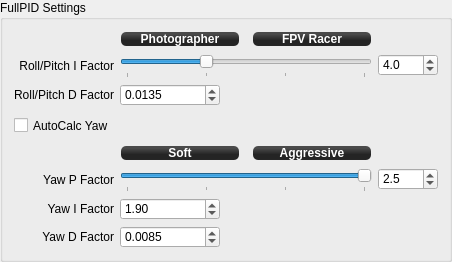
            <widget class="QGroupBox" name="groupBox_FullPids">
             <property name="enabled">
              <bool>true</bool>
             </property>
             <property name="sizePolicy">
              <sizepolicy hsizetype="Preferred" vsizetype="Minimum">
               <horstretch>0</horstretch>
               <verstretch>0</verstretch>
              </sizepolicy>
             </property>
             <property name="minimumSize">
              <size>
               <width>0</width>
               <height>0</height>
              </size>
             </property>
             <property name="title">
              <string>FullPID Settings</string>
             </property>
             <layout class="QGridLayout" name="gridLayout_2">
              <item row="0" column="1">
               <widget class="QLabel" name="label_53">
                <property name="sizePolicy">
                 <sizepolicy hsizetype="Preferred" vsizetype="Fixed">
                  <horstretch>0</horstretch>
                  <verstretch>0</verstretch>
                 </sizepolicy>
                </property>
                <property name="minimumSize">
                 <size>
                  <width>120</width>
                  <height>16</height>
                 </size>
                </property>
                <property name="maximumSize">
                 <size>
                  <width>120</width>
                  <height>16777215</height>
                 </size>
                </property>
                <property name="styleSheet">
                 <string notr="true">background-color: qlineargradient(spread:reflect, x1:0.507, y1:0, x2:0.507, y2:0.772, stop:0.208955 rgba(74, 74, 74, 255), stop:0.78607 rgba(36, 36, 36, 255));
color: rgb(255, 255, 255);
border-radius: 5;
margin:1px;
font:bold;</string>
                </property>
                <property name="text">
                 <string>Photographer</string>
                </property>
                <property name="alignment">
                 <set>Qt::AlignCenter</set>
                </property>
               </widget>
              </item>
              <item row="0" column="3">
               <widget class="QLabel" name="label_54">
                <property name="sizePolicy">
                 <sizepolicy hsizetype="Preferred" vsizetype="Fixed">
                  <horstretch>0</horstretch>
                  <verstretch>0</verstretch>
                 </sizepolicy>
                </property>
                <property name="minimumSize">
                 <size>
                  <width>120</width>
                  <height>16</height>
                 </size>
                </property>
                <property name="maximumSize">
                 <size>
                  <width>120</width>
                  <height>16777215</height>
                 </size>
                </property>
                <property name="styleSheet">
                 <string notr="true">background-color: qlineargradient(spread:reflect, x1:0.507, y1:0, x2:0.507, y2:0.772, stop:0.208955 rgba(74, 74, 74, 255), stop:0.78607 rgba(36, 36, 36, 255));
color: rgb(255, 255, 255);
border-radius: 5;
margin:1px;
font:bold;</string>
                </property>
                <property name="text">
                 <string>FPV Racer</string>
                </property>
                <property name="alignment">
                 <set>Qt::AlignCenter</set>
                </property>
               </widget>
              </item>
              <item row="1" column="0">
               <widget class="QLabel" name="fullPID_RP_I_FactorLabel">
                <property name="sizePolicy">
                 <sizepolicy hsizetype="Preferred" vsizetype="Preferred">
                  <horstretch>0</horstretch>
                  <verstretch>0</verstretch>
                 </sizepolicy>
                </property>
                <property name="minimumSize">
                 <size>
                  <width>80</width>
                  <height>0</height>
                 </size>
                </property>
                <property name="text">
                 <string>Roll/Pitch I Factor</string>
                </property>
                <property name="alignment">
                 <set>Qt::AlignRight|Qt::AlignTrailing|Qt::AlignVCenter</set>
                </property>
               </widget>
              </item>
              <item row="1" column="1" colspan="3">
               <widget class="QSlider" name="fullPID_RP_I_FactorSlider">
                <property name="minimumSize">
                 <size>
                  <width>0</width>
                  <height>25</height>
                 </size>
                </property>
                <property name="toolTip">
                 <string>Roll/Pitch I factor for full PID mode</string>
                </property>
                <property name="minimum">
                 <number>25</number>
                </property>
                <property name="maximum">
                 <number>40</number>
                </property>
                <property name="singleStep">
                 <number>1</number>
                </property>
                <property name="pageStep">
                 <number>5</number>
                </property>
                <property name="value">
                 <number>30</number>
                </property>
                <property name="sliderPosition">
                 <number>30</number>
                </property>
                <property name="orientation">
                 <enum>Qt::Horizontal</enum>
                </property>
                <property name="tickPosition">
                 <enum>QSlider::TicksBelow</enum>
                </property>
                <property name="tickInterval">
                 <number>5</number>
                </property>
                <property name="objrelation" stdset="0">
                 <stringlist>
                  <string>objname:TxPIDSettings</string>
                  <string>fieldname:PitchRollRateFactors</string>
                  <string>scale:0.1</string>
                  <string>element:I</string>
                 </stringlist>
                </property>
               </widget>
              </item>
              <item row="2" column="0">
               <widget class="QLabel" name="fullPID_RP_I_FactorLabel">
                <property name="sizePolicy">
                 <sizepolicy hsizetype="Preferred" vsizetype="Preferred">
                  <horstretch>0</horstretch>
                  <verstretch>0</verstretch>
                 </sizepolicy>
                </property>
                <property name="minimumSize">
                 <size>
                  <width>80</width>
                  <height>0</height>
                 </size>
                </property>
                <property name="text">
                 <string>Roll/Pitch D Factor</string>
                </property>
                <property name="alignment">
                 <set>Qt::AlignRight|Qt::AlignTrailing|Qt::AlignVCenter</set>
                </property>
               </widget>
              </item>
              <item row="2" column="1">
               <widget class="QDoubleSpinBox" name="fullPID_RP_D_FactorSpinBox">
                <property name="minimumSize">
                 <size>
                  <width>100</width>
                  <height>22</height>
                 </size>
                </property>
                <property name="maximumSize">
                 <size>
                  <width>60</width>
                  <height>22</height>
                 </size>
                </property>
                <property name="decimals">
                 <number>4</number>
                </property>
                <property name="minimum">
                 <double>0.000000000000000</double>
                </property>
                <property name="maximum">
                 <double>0.090000000000000</double>
                </property>
                <property name="singleStep">
                 <double>0.000500000000000</double>
                </property>
                <property name="value">
                 <double>0.013500000000000</double>
                </property>
                <property name="objrelation" stdset="0">
                 <stringlist>
                  <string>objname:TxPIDSettings</string>
                  <string>fieldname:PitchRollRateFactors</string>
                  <string>scale:1</string>
                  <string>element:D</string>
                 </stringlist>
                </property>
               </widget>
              </item>
              <item row="3" column="0">
               <widget class="QCheckBox" name="enableAutoCalcYaw">
                <property name="minimumSize">
                 <size>
                  <width>0</width>
                  <height>27</height>
                 </size>
                </property>
                <property name="text">
                 <string>AutoCalc Yaw</string>
                </property>
                <property name="objrelation" stdset="0">
                 <stringlist>
                  <string>objname:TxPIDSettings</string>
                  <string>fieldname:RatePIDRecalculateYaw</string>
                 </stringlist>
                </property>
               </widget>
              </item>
              <item row="5" column="0">
               <widget class="QLabel" name="fullPID_Y_P_FactorLabel_2">
                <property name="sizePolicy">
                 <sizepolicy hsizetype="Preferred" vsizetype="Preferred">
                  <horstretch>0</horstretch>
                  <verstretch>0</verstretch>
                 </sizepolicy>
                </property>
                <property name="minimumSize">
                 <size>
                  <width>80</width>
                  <height>0</height>
                 </size>
                </property>
                <property name="text">
                 <string>Yaw P Factor</string>
                </property>
                <property name="alignment">
                 <set>Qt::AlignRight|Qt::AlignTrailing|Qt::AlignVCenter</set>
                </property>
               </widget>
              </item>
              <item row="5" column="1" colspan="3">
               <widget class="QSlider" name="fullPID_Y_P_FactorSlider">
                <property name="minimumSize">
                 <size>
                  <width>0</width>
                  <height>25</height>
                 </size>
                </property>
                <property name="toolTip">
                 <string>Roll/Pitch I factor for full PID mode</string>
                </property>
                <property name="minimum">
                 <number>10</number>
                </property>
                <property name="maximum">
                 <number>25</number>
                </property>
                <property name="singleStep">
                 <number>1</number>
                </property>
                <property name="pageStep">
                 <number>5</number>
                </property>
                <property name="value">
                 <number>25</number>
                </property>
                <property name="orientation">
                 <enum>Qt::Horizontal</enum>
                </property>
                <property name="tickPosition">
                 <enum>QSlider::TicksBelow</enum>
                </property>
                <property name="tickInterval">
                 <number>5</number>
                </property>
                <property name="objrelation" stdset="0">
                 <stringlist>
                  <string>objname:TxPIDSettings</string>
                  <string>fieldname:YawRateFactors</string>
                  <string>scale:0.1</string>
                  <string>element:P</string>
                 </stringlist>
                </property>
               </widget>
              </item>
              <item row="6" column="0">
               <widget class="QLabel" name="fullPID_Y_I_FactorLabel_3">
                <property name="sizePolicy">
                 <sizepolicy hsizetype="Preferred" vsizetype="Preferred">
                  <horstretch>0</horstretch>
                  <verstretch>0</verstretch>
                 </sizepolicy>
                </property>
                <property name="minimumSize">
                 <size>
                  <width>80</width>
                  <height>0</height>
                 </size>
                </property>
                <property name="text">
                 <string>Yaw I Factor</string>
                </property>
                <property name="alignment">
                 <set>Qt::AlignRight|Qt::AlignTrailing|Qt::AlignVCenter</set>
                </property>
               </widget>
              </item>
              <item row="6" column="1">
               <widget class="QDoubleSpinBox" name="fullPID_Y_I_FactorSpinBox">
                <property name="minimumSize">
                 <size>
                  <width>100</width>
                  <height>22</height>
                 </size>
                </property>
                <property name="maximumSize">
                 <size>
                  <width>60</width>
                  <height>22</height>
                 </size>
                </property>
                <property name="minimum">
                 <double>0.000000000000000</double>
                </property>
                <property name="maximum">
                 <double>10.000000000000000</double>
                </property>
                <property name="singleStep">
                 <double>0.100000000000000</double>
                </property>
                <property name="value">
                 <double>1.900000000000000</double>
                </property>
                <property name="objrelation" stdset="0">
                 <stringlist>
                  <string>objname:TxPIDSettings</string>
                  <string>fieldname:YawRateFactors</string>
                  <string>scale:1</string>
                  <string>element:I</string>
                 </stringlist>
                </property>
               </widget>
              </item>
              <item row="7" column="0">
               <widget class="QLabel" name="fullPID_Y_D_FactorLabel_4">
                <property name="sizePolicy">
                 <sizepolicy hsizetype="Preferred" vsizetype="Preferred">
                  <horstretch>0</horstretch>
                  <verstretch>0</verstretch>
                 </sizepolicy>
                </property>
                <property name="minimumSize">
                 <size>
                  <width>80</width>
                  <height>0</height>
                 </size>
                </property>
                <property name="text">
                 <string>Yaw D Factor</string>
                </property>
                <property name="alignment">
                 <set>Qt::AlignRight|Qt::AlignTrailing|Qt::AlignVCenter</set>
                </property>
               </widget>
              </item>
              <item row="7" column="1">
               <widget class="QDoubleSpinBox" name="fullPID_Y_D_FactorSpinBox">
                <property name="minimumSize">
                 <size>
                  <width>100</width>
                  <height>22</height>
                 </size>
                </property>
                <property name="maximumSize">
                 <size>
                  <width>60</width>
                  <height>22</height>
                 </size>
                </property>
                <property name="decimals">
                 <number>4</number>
                </property>
                <property name="minimum">
                 <double>0.000000000000000</double>
                </property>
                <property name="maximum">
                 <double>0.100000000000000</double>
                </property>
                <property name="singleStep">
                 <double>0.000500000000000</double>
                </property>
                <property name="value">
                 <double>0.008500000000000</double>
                </property>
                <property name="objrelation" stdset="0">
                 <stringlist>
                  <string>objname:TxPIDSettings</string>
                  <string>fieldname:YawRateFactors</string>
                  <string>scale:1</string>
                  <string>element:D</string>
                 </stringlist>
                </property>
               </widget>
              </item>
              <item row="4" column="1">
               <widget class="QLabel" name="label_55">
                <property name="sizePolicy">
                 <sizepolicy hsizetype="Preferred" vsizetype="Fixed">
                  <horstretch>0</horstretch>
                  <verstretch>0</verstretch>
                 </sizepolicy>
                </property>
                <property name="minimumSize">
                 <size>
                  <width>120</width>
                  <height>16</height>
                 </size>
                </property>
                <property name="maximumSize">
                 <size>
                  <width>120</width>
                  <height>16777215</height>
                 </size>
                </property>
                <property name="styleSheet">
                 <string notr="true">background-color: qlineargradient(spread:reflect, x1:0.507, y1:0, x2:0.507, y2:0.772, stop:0.208955 rgba(74, 74, 74, 255), stop:0.78607 rgba(36, 36, 36, 255));
color: rgb(255, 255, 255);
border-radius: 5;
margin:1px;
font:bold;</string>
                </property>
                <property name="text">
                 <string>Soft</string>
                </property>
                <property name="alignment">
                 <set>Qt::AlignCenter</set>
                </property>
               </widget>
              </item>
              <item row="5" column="4">
               <widget class="QDoubleSpinBox" name="fullPID_Y_P_FactorSpinBox">
                <property name="minimumSize">
                 <size>
                  <width>60</width>
                  <height>22</height>
                 </size>
                </property>
                <property name="maximumSize">
                 <size>
                  <width>60</width>
                  <height>22</height>
                 </size>
                </property>
                <property name="decimals">
                 <number>1</number>
                </property>
                <property name="minimum">
                 <double>0.000000000000000</double>
                </property>
                <property name="maximum">
                 <double>10.000000000000000</double>
                </property>
                <property name="singleStep">
                 <double>0.100000000000000</double>
                </property>
                <property name="value">
                 <double>2.500000000000000</double>
                </property>
                <property name="objrelation" stdset="0">
                 <stringlist>
                  <string>objname:TxPIDSettings</string>
                  <string>fieldname:YawRateFactors</string>
                  <string>scale:1</string>
                  <string>element:P</string>
                 </stringlist>
                </property>
               </widget>
              </item>
              <item row="1" column="4">
               <widget class="QDoubleSpinBox" name="fullPID_RP_I_FactorSpinBox">
                <property name="minimumSize">
                 <size>
                  <width>60</width>
                  <height>22</height>
                 </size>
                </property>
                <property name="maximumSize">
                 <size>
                  <width>60</width>
                  <height>22</height>
                 </size>
                </property>
                <property name="decimals">
                 <number>1</number>
                </property>
                <property name="minimum">
                 <double>0.000000000000000</double>
                </property>
                <property name="maximum">
                 <double>10.000000000000000</double>
                </property>
                <property name="value">
                 <double>4.000000000000000</double>
                </property>
                <property name="objrelation" stdset="0">
                 <stringlist>
                  <string>objname:TxPIDSettings</string>
                  <string>fieldname:PitchRollRateFactors</string>
                  <string>scale:1</string>
                  <string>element:I</string>
                 </stringlist>
                </property>
               </widget>
              </item>
              <item row="4" column="3">
               <widget class="QLabel" name="label_56">
                <property name="sizePolicy">
                 <sizepolicy hsizetype="Preferred" vsizetype="Fixed">
                  <horstretch>0</horstretch>
                  <verstretch>0</verstretch>
                 </sizepolicy>
                </property>
                <property name="minimumSize">
                 <size>
                  <width>120</width>
                  <height>16</height>
                 </size>
                </property>
                <property name="maximumSize">
                 <size>
                  <width>120</width>
                  <height>16777215</height>
                 </size>
                </property>
                <property name="styleSheet">
                 <string notr="true">background-color: qlineargradient(spread:reflect, x1:0.507, y1:0, x2:0.507, y2:0.772, stop:0.208955 rgba(74, 74, 74, 255), stop:0.78607 rgba(36, 36, 36, 255));
color: rgb(255, 255, 255);
border-radius: 5;
margin:1px;
font:bold;</string>
                </property>
                <property name="text">
                 <string>Aggressive</string>
                </property>
                <property name="alignment">
                 <set>Qt::AlignCenter</set>
                </property>
               </widget>
              </item>
             </layout>
            </widget>
